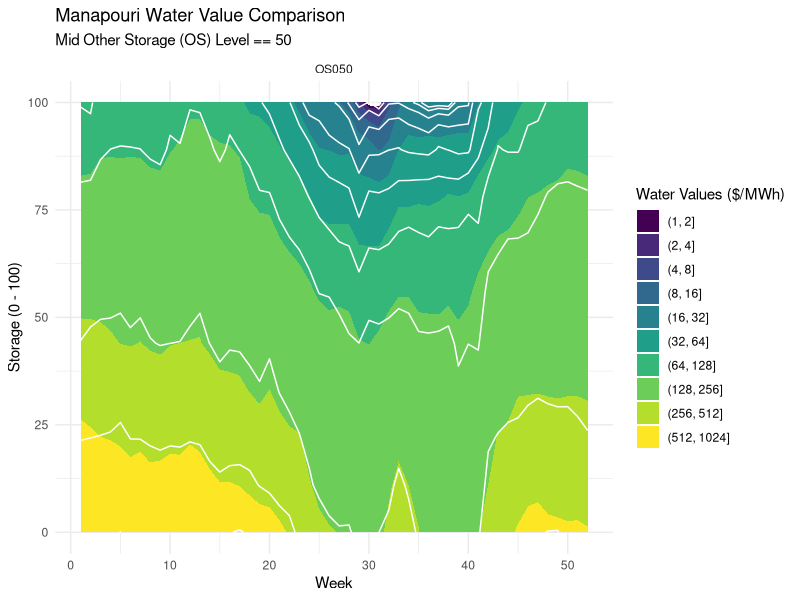
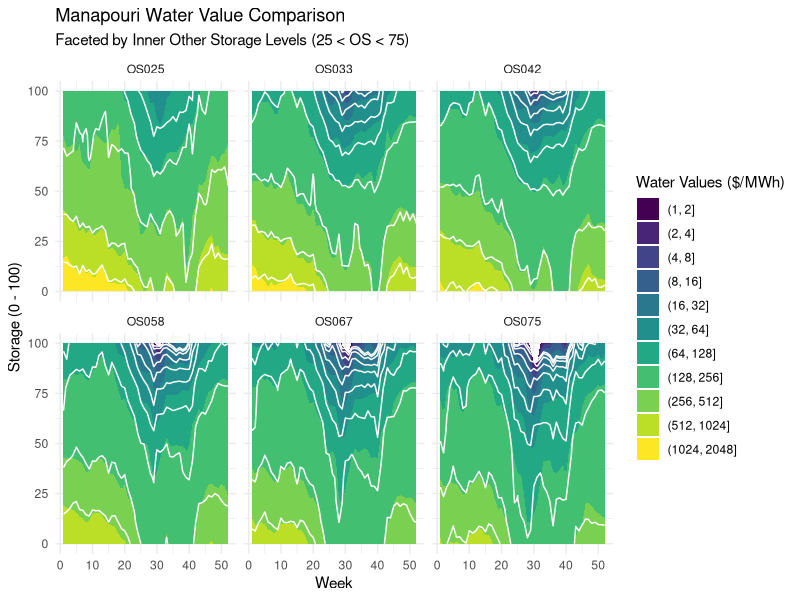
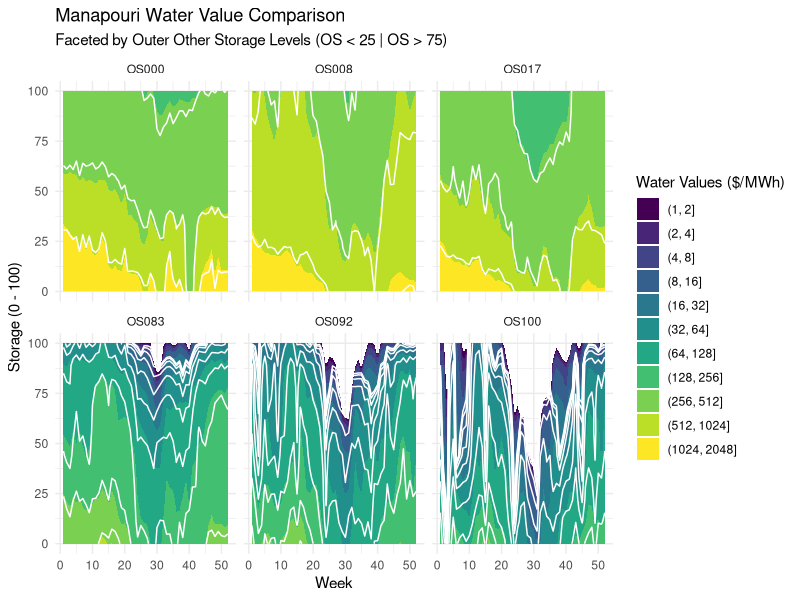
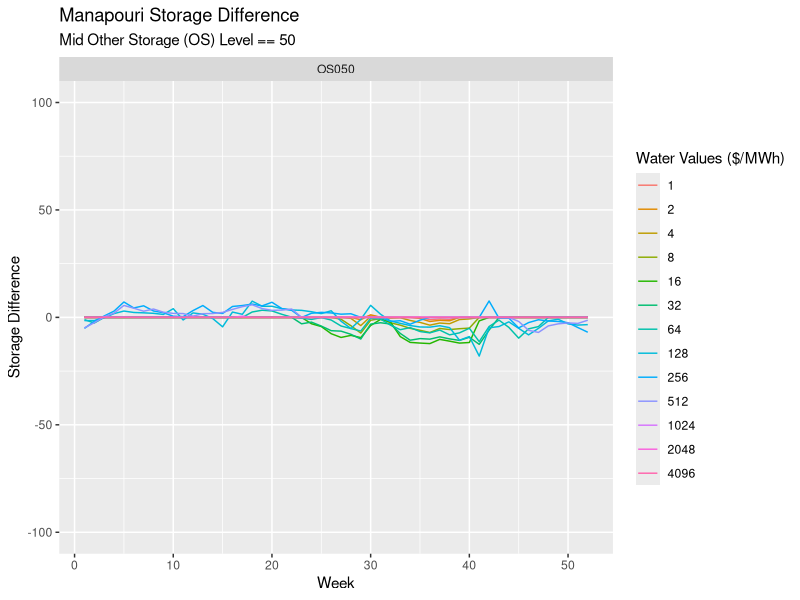
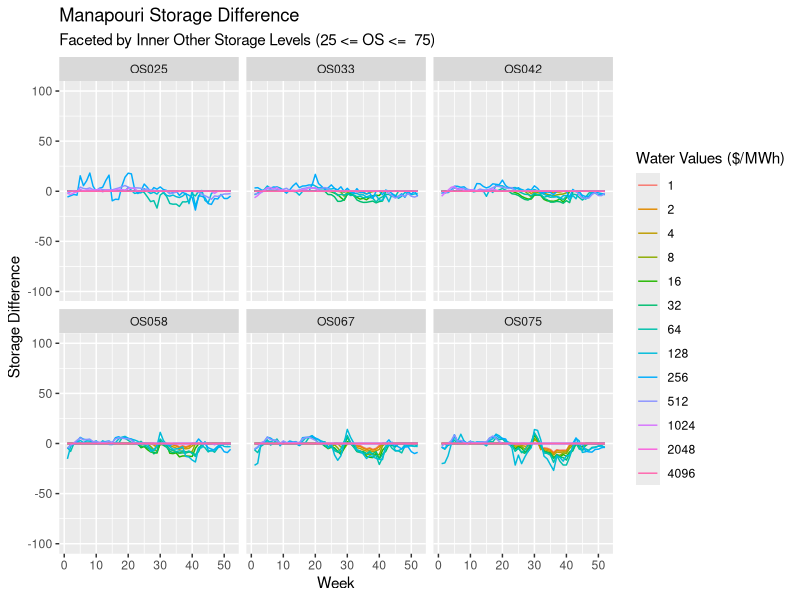
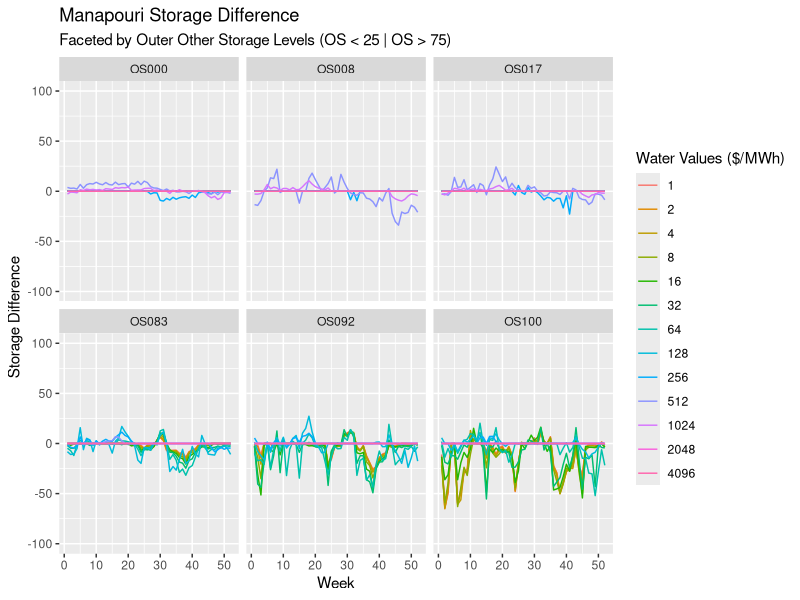
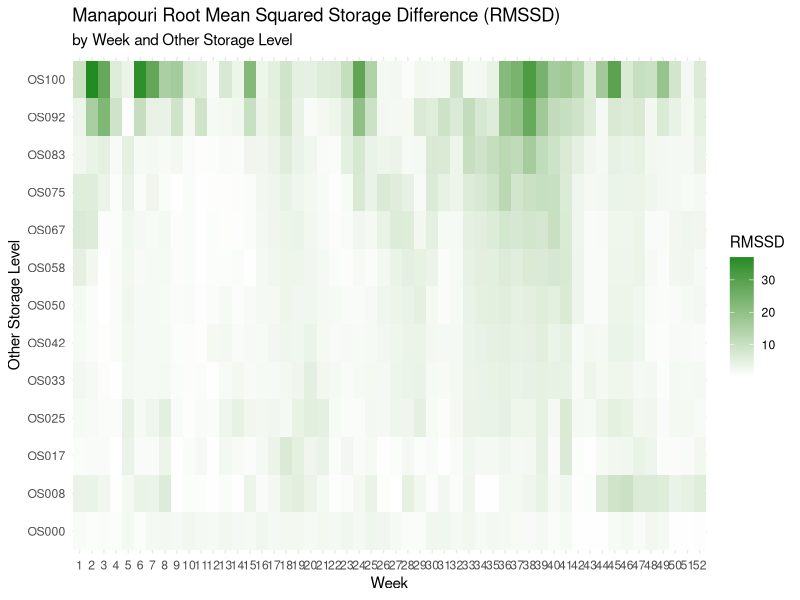
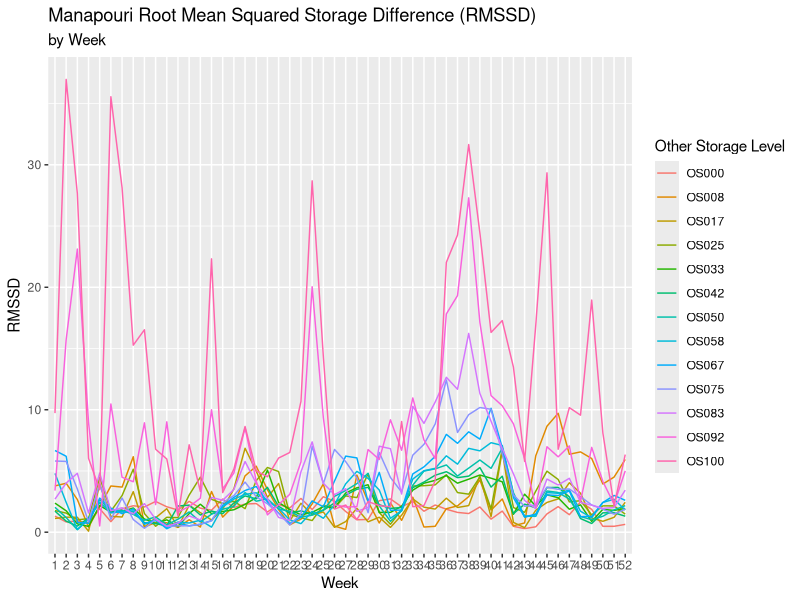

These figures' R source, in order:
## ---- chunk 1
knitr::opts_chunk$set(echo = TRUE, warning = FALSE)
library(tidyverse)

## ---- chunk 2
# Load in WVs from full run (91 years + mean joiner)
# # Run 0020 - 1931-2023 + joiner
# Load in WVs from alternate data set
# Run 0023 - 1931-1960 + joiner
# Run 0025 - 1941-1970 + joiner
# Run 0028 - 1951-1980 + joiner
# Run 0030 - 1961-1990 + joiner
# Run 0032 - 1971-2000 + joiner
# Run 0037 - 1981-2010 + joiner
# Run 0035 - 1991-2020 + joiner

weeks <- 54
burnin <- 80

df <- read_csv("Apr24B_AVG_0020_WVX.csv", show_col_types = FALSE) |>  
  mutate(rn = row_number(),
         week = (rn - 1) %% (weeks + burnin) + 1,
         other_storage = floor((rn-1)/(weeks + burnin)),
         other_storage = round(other_storage / 12 * 100),
         ) |> 
  select(-rn) |> 
  pivot_longer(-c(week, other_storage), 
               names_to = "storage", values_to = "wv_base") |> 
  mutate(storage = round(as.double(storage)*100),
         wv_base = as.double(wv_base),
         os_label = paste0("OS", str_pad(other_storage, width = 3, pad = "0"))
         )

new <- read_csv("Apr24B_AVG_0023_WVX.csv", show_col_types = FALSE) |>  
  mutate(rn = row_number(),
         week = (rn - 1) %% (weeks + burnin) + 1,
         other_storage = floor((rn-1)/(weeks + burnin)),
         other_storage = round(other_storage / 12 * 100),
         ) |> 
  select(-rn) |> 
  pivot_longer(-c(week, other_storage), 
               names_to = "storage", values_to = "wv_new") |> 
  mutate(storage = round(as.double(storage)*100),
         wv_new = as.double(wv_new)
         )

## join the two data sets

if (dim(df)[1] != dim(new)[1]) {
  stop("Data sets are not the same length")
} else {
  df <- df |> 
    bind_cols(new[,"wv_new"]) 
}

## ---- chunk 3

week <- 1:(weeks-1)

wv <- 2^(0:12)

other_storage <- df |> 
  distinct(other_storage) |>
  arrange(other_storage) |>
  pull(other_storage)

storage_df <- expand_grid(week = week,
                       wv = wv,
                       other_storage = other_storage)


storage_base <- function(wv, week, other_storage) {
  # filter data by week and storage level
  filtered_df <- df |> 
    filter(week == !!week, # !! is the unquote operator
           other_storage == !!other_storage)
  
  # check that there are enough data points to interpolate
  if (nrow(filtered_df) < 2) {
    stop("Not enough data points to interpolate")
  }
  
  # interpolate the data using approx()
  storage_base <- approx(x = filtered_df$wv_base,
                                 y = filtered_df$storage,
                                 xout = wv, rule = 2)$y
  return(storage_base)
}

storage_new <- function(wv, week, other_storage) {
  # filter data by week and storage level
  filtered_df <- df |> 
    filter(week == !!week,
           other_storage == !!other_storage)
  
  # check that there are enough data points to interpolate
  if (nrow(filtered_df) < 2) {
    stop("Not enough data points to interpolate")
  }
  
  # interpolate the data using approx()
  storage_new <- approx(x = filtered_df$wv_new,
                                 y = filtered_df$storage,
                                 xout = wv, rule = 2)$y
  return(storage_new)
}




storage_df <- storage_df |> 
  mutate(stor_base = pmap_dbl(list(wv, week, other_storage), storage_base),
         stor_new = pmap_dbl(list(wv, week, other_storage), storage_new),
         stor_diff = stor_new - stor_base, 
         sq_stor_diff = stor_diff^2,
         os_label = paste0("OS", str_pad(other_storage, width = 3, pad = "0"))
         )

## ---- chunk 4

df %>% 
  filter(week < 53,
         other_storage %in% c(50)
         ) |>
  ggplot() +
  geom_contour_filled(aes(x = week, y = storage, z = wv_base), breaks = wv) + # Base fill
  geom_contour(aes(x = week, y = storage, z = wv_new), color = "white", breaks = wv) +  # New line
  labs(title = "Manapouri Water Value Comparison",
       subtitle = "Mid Other Storage (OS) Level == 50",
       fill = "Water Values ($/MWh)",
       x = "Week",
       y = "Storage (0 - 100)") +
  facet_wrap(~os_label, nrow = 1) +
  theme_minimal()

df %>% 
  filter(week < 53,
         between(other_storage, 25, 75),
         other_storage != 50 # %in% c(25,33,42,58,67,75)
         ) |>
  ggplot() +
  geom_contour_filled(aes(x = week, y = storage, z = wv_base), breaks = wv) +
  geom_contour(aes(x = week, y = storage, z = wv_new), color = "white", breaks = wv) +  # Add contour lines for clarity
  labs(title = "Manapouri Water Value Comparison",
       subtitle = "Faceted by Inner Other Storage Levels (25 < OS < 75)",
       fill = "Water Values ($/MWh)",
       x = "Week",
       y = "Storage (0 - 100)") +
  facet_wrap(~os_label, nrow = 2) +
  theme_minimal()

df %>% 
  filter(week < 53,
         !between(other_storage, 25, 75) # %notin% c(25,33,42,50,58,67,75)
         ) |>
  ggplot() +
  geom_contour_filled(aes(x = week, y = storage, z = wv_base), breaks = wv) +
  geom_contour(aes(x = week, y = storage, z = wv_new), color = "white", breaks = wv) +  # Add contour lines for clarity
  labs(title = "Manapouri Water Value Comparison",
       subtitle = "Faceted by Outer Other Storage Levels (OS < 25 | OS > 75)",
       fill = "Water Values ($/MWh)",
       x = "Week",
       y = "Storage (0 - 100)") +
  facet_wrap(~os_label, nrow = 2) +
  theme_minimal()

## ---- chunk 5

storage_df |> 
  filter(week < 53,
         other_storage == 50
         ) |>
  ggplot(aes(x = week, y = stor_diff, group = wv)) +
  geom_line(aes(color = as.factor(wv))) +
  ylim(-100, 100) +
  labs(title = "Manapouri Storage Difference",
       subtitle = "Mid Other Storage (OS) Level == 50",
       x = "Week",
       y = "Storage Difference",
       color = "Water Values ($/MWh)") +
  facet_wrap(~os_label, nrow = 1)

storage_df |> 
  filter(week < 53,
         other_storage != 50,
         between(other_storage, 25, 75)
         ) |>
  ggplot(aes(x = week, y = stor_diff, group = wv)) +
  geom_line(aes(color = as.factor(wv))) +
  ylim(-100, 100) +
  labs(title = "Manapouri Storage Difference",
       subtitle = "Faceted by Inner Other Storage Levels (25 <= OS <=  75)",
       x = "Week",
       y = "Storage Difference",
       color = "Water Values ($/MWh)") +
  facet_wrap(~os_label, nrow = 2)

storage_df |> 
  filter(week < 53,
         !between(other_storage, 25, 75)
         ) |>
  ggplot(aes(x = week, y = stor_diff, group = wv)) +
  geom_line(aes(color = as.factor(wv))) +
  ylim(-100, 100) +
  labs(title = "Manapouri Storage Difference",
       subtitle = "Faceted by Outer Other Storage Levels (OS < 25 | OS > 75)",
       x = "Week",
       y = "Storage Difference",
       color = "Water Values ($/MWh)") +
  facet_wrap(~os_label, nrow = 2)

## ---- chunk 6

# Compute Mean Squared Storage Difference (note: don't take root until the end - bad!)

mssd_wide <- storage_df %>% 
  filter(week < 53) %>% 
  group_by(other_storage,week) %>%
  summarise(mssd = mean(sq_stor_diff), .groups = "drop") |>
  pivot_wider(names_from = other_storage, values_from = mssd) |>
  rename_with(
    .fn = ~ paste0("OS", str_pad(.x, width = 3, pad = "0")),
    .cols = -1
  ) %>% 
  mutate(week = as_factor(week))

mssd_long <- mssd_wide %>% 
  pivot_longer(-week, names_to = "OS", values_to = "mssd") %>% 
  mutate(OS = as_factor(OS))

rmssd_by_week <- mssd_long |> 
  group_by(week) %>%
  summarise(rmssd = sqrt(mean(mssd)), .groups = "drop")

rmssd_by_os <- mssd_long |> 
  group_by(OS) %>%
  summarise(rmssd = sqrt(mean(mssd)), .groups = "drop")

rmssd_wide <- mssd_wide |>
  mutate(across(-week, sqrt))

rmssd_long <- rmssd_wide |> 
  pivot_longer(-week, names_to = "OS", values_to = "rmssd")

# Residual Mean Squared Storage Difference (RMSSD) Plot by Week and Other Storage
# Level 

rmssd_long |>
  filter(OS != "Mean") |>
  ggplot(aes(x = week, y = OS, fill = rmssd)) +
  geom_tile() +
  scale_fill_gradient(low = "white", high = "forestgreen") +
  labs(title = "Manapouri Root Mean Squared Storage Difference (RMSSD)",
       subtitle = "by Week and Other Storage Level",
       x = "Week",
       y = "Other Storage Level",
       fill = "RMSSD") +
  theme_minimal()

# Residual Mean Squared Storage Difference (RMSSD) Plot by Week 

rmssd_long %>% 
  ggplot(aes(x = week, y = rmssd, group = OS)) +
  geom_line(aes(color = OS)) + 
  labs(title = "Manapouri Root Mean Squared Storage Difference (RMSSD)",
       subtitle = "by Week",
       x = "Week",
       y = "RMSSD",
       color = "Other Storage Level")

# Residual Mean Squared Storage Difference (RMSSD) Plot by Other Storage Level 

rmssd_long %>% 
  ggplot(aes(x = OS, y = rmssd, group = week)) +
  geom_line(aes(color = week)) + 
  labs(title = "Manapouri Root Mean Squared Storage Difference (RMSSD)",
       subtitle = "by Other Storage Level",
       x = "Other Storage Level",
       y = "RMSSD",
       color = "Week")

# Compute Grand RMSSD for Manapouri

mssd_long |>
  summarise(rmssd = sqrt(mean(mssd))) |>
  print()


